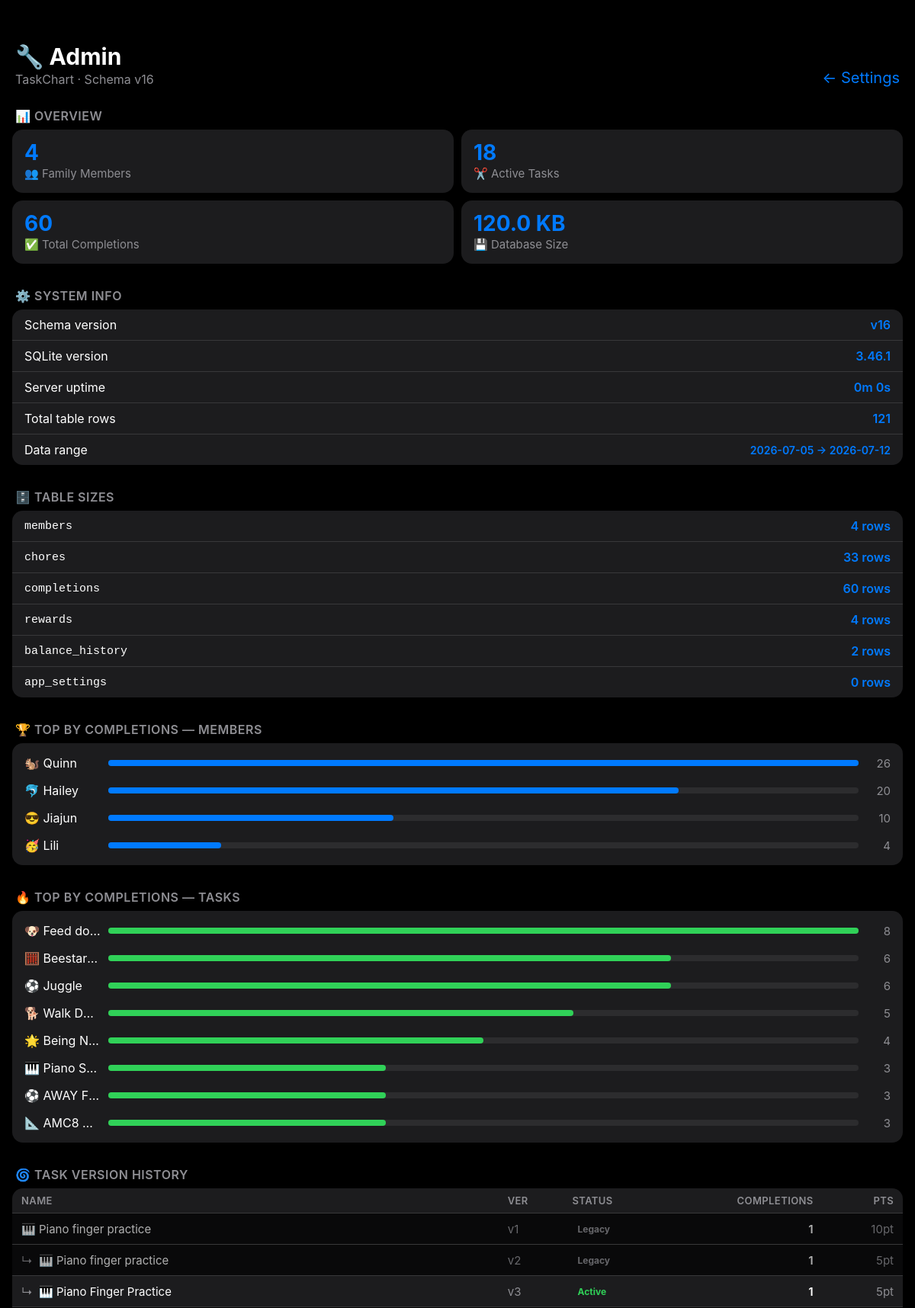
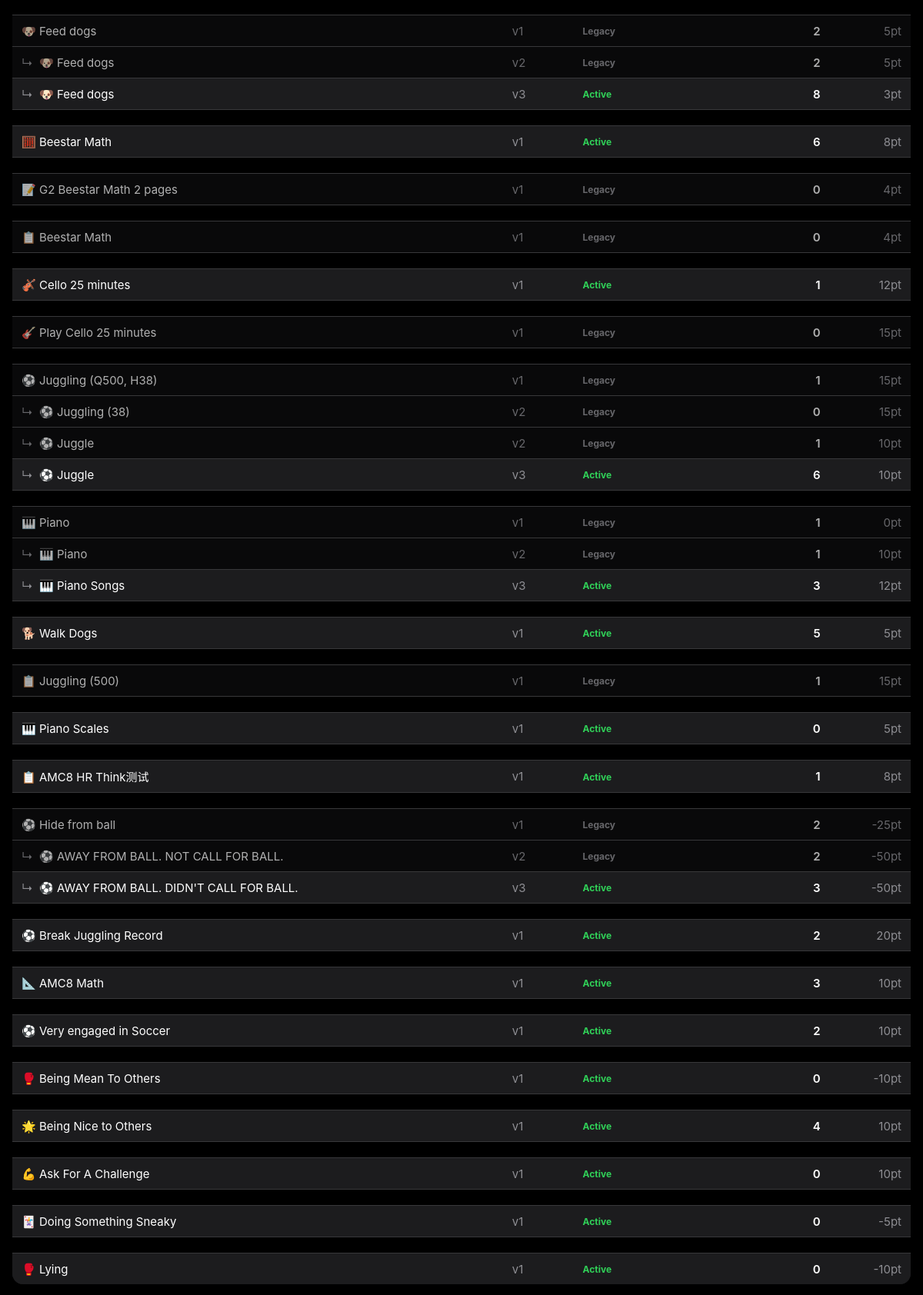
The page /admin (upper part) on the database its author committed (2 pictures, top to bottom).
### tables this page shows
CREATE TABLE members (
            id INTEGER PRIMARY KEY AUTOINCREMENT,
            name TEXT NOT NULL,
            avatar TEXT DEFAULT '🙂',
            color TEXT DEFAULT '#007AFF',
            sort_order INTEGER DEFAULT 0
        );

CREATE TABLE chores (
            id INTEGER PRIMARY KEY AUTOINCREMENT,
            name TEXT NOT NULL,
            icon TEXT DEFAULT '📋',
            points INTEGER DEFAULT 0,
            assignment_type TEXT DEFAULT 'everyone',
            schedule_type TEXT DEFAULT 'daily',
            schedule_days TEXT DEFAULT '[]',
            rotate_current_idx INTEGER DEFAULT 0,
            active INTEGER DEFAULT 1,
            sort_order INTEGER DEFAULT 0
        , parent_id INTEGER DEFAULT NULL, version    INTEGER DEFAULT 1, group_id INTEGER DEFAULT NULL, one_time INTEGER DEFAULT 0);

### app.py (the view)
@app.route('/admin')
def admin():
    conn = get_db()
    tables = ['members', 'chores', 'completions', 'rewards', 'balance_history', 'app_settings']
    row_counts = {t: conn.execute(f'SELECT COUNT(*) FROM {t}').fetchone()[0] for t in tables}
    row_counts['chores_active'] = conn.execute(
        'SELECT COUNT(*) FROM chores WHERE active=1').fetchone()[0]
    all_chores_raw = conn.execute('''
        SELECT c.*,
               (SELECT COUNT(*) FROM completions WHERE chore_id = c.id) AS completion_count
        FROM chores c
        ORDER BY COALESCE(c.parent_id, c.id), c.version, c.id
    ''').fetchall()
    all_chores = [dict(r) for r in all_chores_raw]
    chains_map = {}
    for c in all_chores:
        root = c['parent_id'] if c['parent_id'] else c['id']
        chains_map.setdefault(root, []).append(c)
    chore_chains = sorted(chains_map.values(), key=lambda lst: lst[0]['id'])
    recent = conn.execute('''
        SELECT m.name AS member_name, m.avatar AS member_avatar,
               c.name AS chore_name, c.icon AS chore_icon, cp.date
        FROM completions cp
        JOIN members m ON cp.member_id = m.id
        JOIN chores  c ON cp.chore_id  = c.id
        ORDER BY cp.date DESC, cp.id DESC
        LIMIT 30
    ''').fetchall()
    top_members = conn.execute('''
        SELECT m.name, m.avatar, m.color, COUNT(cp.id) AS total
        FROM members m LEFT JOIN completions cp ON m.id = cp.member_id
        GROUP BY m.id ORDER BY total DESC
    ''').fetchall()
    top_chores = conn.execute('''
        SELECT c.name, c.icon, COUNT(cp.id) AS total
        FROM chores c LEFT JOIN completions cp ON c.id = cp.chore_id
        WHERE c.active = 1
        GROUP BY c.id ORDER BY total DESC LIMIT 8
    ''').fetchall()
    date_range = conn.execute(
        'SELECT MIN(date) AS first_date, MAX(date) AS last_date FROM completions'
    ).fetchone()
    schema_v  = conn.execute('SELECT version FROM schema_version').fetchone()
    sqlite_v  = conn.execute('SELECT sqlite_version()').fetchone()[0]
    conn.close()
    db_size    = os.path.getsize(DB_PATH) if os.path.exists(DB_PATH) else 0
    uptime_sec = int(_time.time() - _server_start)
    uptime_str = (f"{uptime_sec // 3600}h {(uptime_sec % 3600) // 60}m"
                  if uptime_sec >= 3600 else f"{uptime_sec // 60}m {uptime_sec % 60}s")
    return render_template('admin.html',
        row_counts=row_counts,
        chore_chains=chore_chains,
        recent=[dict(r) for r in recent],
        top_members=[dict(r) for r in top_members],
        top_chores=[dict(r) for r in top_chores],
        date_range=dict(date_range) if date_range else {},
        schema_version=schema_v['version'] if schema_v else '?',
        sqlite_version=sqlite_v,
        db_size=format_bytes(db_size),
        db_size_raw=db_size,
        uptime=uptime_str,
    )

### app.py (called while the page is built)
def get_db():
    conn = sqlite3.connect(DB_PATH, timeout=10)
    conn.row_factory = sqlite3.Row
    conn.execute("PRAGMA journal_mode=WAL")
    conn.execute("PRAGMA busy_timeout=5000")
    conn.execute("PRAGMA foreign_keys=ON")
    return conn

def format_bytes(b):
    if b < 1024:       return f"{b} B"
    if b < 1048576:    return f"{b/1024:.1f} KB"
    return f"{b/1048576:.1f} MB"

### templates/admin.html (shortened to what this page needs)
{% extends "base.html" %}
{% set active_tab = "" %}
{% block content %}
<div class="admin-header">
    <div>
        <div class="admin-title">🔧 Admin</div>
        <div class="admin-sub">TaskChart · Schema v{{ schema_version }}</div>
    </div>
    <a href="/settings" class="back-link">← Settings</a>
</div>
<div class="section-label">📊 Overview</div>
<div class="stats-grid">
    <div class="stat-card">
        <div class="stat-value">{{ row_counts.get('members', 0) }}</div>
        <div class="stat-label">👥 Family Members</div>
    </div>
    <div class="stat-card">
        <div class="stat-value">{{ row_counts.get('chores_active', 0) }}</div>
        <div class="stat-label">✂️ Active Tasks</div>
    </div>
    <div class="stat-card">
        <div class="stat-value">{{ row_counts.get('completions', 0) }}</div>
        <div class="stat-label">✅ Total Completions</div>
    </div>
    <div class="stat-card">
        <div class="stat-value">{{ db_size }}</div>
        <div class="stat-label">💾 Database Size</div>
    </div>
</div>
<div class="section-label">⚙️ System Info</div>
<div class="card">
    <div class="sysinfo-row">
        <span>Schema version</span><span class="sysinfo-val">v{{ schema_version }}</span>
    </div>
    <div class="sysinfo-row">
        <span>SQLite version</span><span class="sysinfo-val">{{ sqlite_version }}</span>
    </div>
    <div class="sysinfo-row">
        <span>Server uptime</span><span class="sysinfo-val">{{ uptime }}</span>
    </div>
    <div class="sysinfo-row">
        <span>Total table rows</span>
        <span class="sysinfo-val">
            {% set total = row_counts.values() | sum %}{{ total }}
        </span>
    </div>
    {% if date_range.first_date %}
    <div class="sysinfo-row">
        <span>Data range</span>
        <span class="sysinfo-val" style="font-size:14px;">
            {{ date_range.first_date }} → {{ date_range.last_date }}
        </span>
    </div>
    {% endif %}
</div>
<div class="section-label">🗄️ Table Sizes</div>
<div class="card">
    {% for table, count in row_counts.items() %}
    {% if table != 'chores_active' %}
    <div class="sysinfo-row">
        <span style="font-family:monospace;font-size:15px;">{{ table }}</span>
        <span class="sysinfo-val">{{ count }} rows</span>
    </div>
    {% endif %}
    {% endfor %}
</div>
{% if top_members %}
{% set max_m = top_members[0].total or 1 %}
<div class="section-label">🏆 Top by Completions — Members</div>
<div class="card" style="padding:8px 0;">
    {% for m in top_members %}
    <div class="bar-row">
        <div class="bar-label">{{ m.avatar }} {{ m.name }}</div>
        <div class="bar-track">
            <div class="bar-fill" style="width:{{ (m.total / max_m * 100) | int }}%;"></div>
        </div>
        <div class="bar-count">{{ m.total }}</div>
    </div>
    {% endfor %}
</div>
{% endif %}
{% if top_chores %}
{% set max_c = top_chores[0].total or 1 %}
<div class="section-label">🔥 Top by Completions — Tasks</div>
<div class="card" style="padding:8px 0;">
    {% for c in top_chores %}
    <div class="bar-row">
        <div class="bar-label">{{ c.icon }} {{ c.name }}</div>
        <div class="bar-track">
            <div class="bar-fill"
                 style="width:{{ (c.total / max_c * 100) | int }}%; background:var(--green);"></div>
        </div>
        <div class="bar-count">{{ c.total }}</div>
    </div>
    {% endfor %}
</div>
{% endif %}
<div class="section-label">🌀 Task Version History</div>
<div class="card" style="overflow:hidden;">
<div style="overflow-x:auto;">
<table class="version-table">
    <thead>
        <tr>
            <th>Name</th>
            <th>Ver</th>
            <th>Status</th>
            <th style="text-align:right;">Completions</th>
            <th style="text-align:right;">Pts</th>
        </tr>
    </thead>
    <tbody>
    {% for chain in chore_chains %}
        {% for c in chain %}
        <tr class="{{ 'version-row-active' if c.active else 'version-row-legacy' }}">
            <td>
                {% if not loop.first %}
                <span style="color:var(--text3);margin-right:4px;">↳</span>
                {% endif %}
                {{ c.icon }} {{ c.name }}
            </td>
            <td style="color:var(--text3);">v{{ c.version or 1 }}</td>
            <td>
                {% if c.active %}
                <span class="version-badge badge-active">Active</span>
                {% else %}
                <span class="version-badge badge-legacy">Legacy</span>
                {% endif %}
            </td>
            <td style="text-align:right;font-weight:600;">{{ c.completion_count }}</td>
            <td style="text-align:right;color:var(--text3);">{{ c.points }}pt</td>
        </tr>
        {% endfor %}
        {% if not loop.last %}
        <tr class="chain-spacer"><td colspan="5"></td></tr>
        {% endif %}
    {% endfor %}
    </tbody>
</table>
</div>
</div>
{% endblock %}

### templates/base.html (style rules this page uses)
:root, [data-theme="dark"] { --bg: #000; --bg2: #1c1c1e; --bg3: #2c2c2e; --bg4: #3a3a3c; --text: #fff; --text2: rgba(235,235,245,.85); --text3: #8e8e93; --accent: #007AFF; --green: #30d158; --red: #ff453a; --red-bg-hi: rgba(255, 69, 58, 0.25); --red-bg-lo: rgba(255, 69, 58, 0.09); --red-border: rgba(255, 69, 58, 0.27); --yellow: #ffd60a; --border: #38383a; --tab-bg: rgba(28,28,30,.94); --shadow: rgba(0,0,0,.6); --input-bg: #1c1c1e; --check-bg: #30d158; --check-fg: #fff; --check-border: #38383a; }
* { box-sizing: border-box; margin: 0; padding: 0; -webkit-tap-highlight-color: transparent; }
body { background: var(--bg); color: var(--text); font-family: -apple-system, BlinkMacSystemFont, 'SF Pro Display', 'Helvetica Neue', Arial, sans-serif; font-size: 19px; min-height: 100vh; padding-bottom: calc(86px + env(safe-area-inset-bottom)); overflow-x: hidden; transition: background .3s, color .3s; }
.card { background: var(--bg2); border-radius: 14px; margin: 0 16px 16px; overflow: hidden; box-shadow: 0 1px 4px var(--shadow); transition: background .3s; }
.section-label { font-size: 16px; font-weight: 600; color: var(--text3); text-transform: uppercase; letter-spacing: .5px; padding: 16px 20px 8px; }
a { color: inherit; text-decoration: none; }

### templates/admin.html (style rules this page uses)
.admin-header { padding: 56px 20px 12px; display: flex; align-items: flex-end; justify-content: space-between; }
.admin-title { font-size: 30px; font-weight: 700; }
.admin-sub { font-size: 16px; color: var(--text3); margin-top: 2px; }
.back-link { color: var(--accent); font-size: 20px; text-decoration: none; }
.stats-grid { display: grid; grid-template-columns: 1fr 1fr; gap: 10px; margin: 0 16px 16px; }
.stat-card { background: var(--bg2); border-radius: 14px; padding: 16px; box-shadow: 0 1px 4px var(--shadow); }
.stat-value { font-size: 28px; font-weight: 700; color: var(--accent); line-height: 1; }
.stat-label { font-size: 15px; color: var(--text3); margin-top: 4px; }
.version-table { width: 100%; border-collapse: collapse; font-size: 15px; }
.version-table th { text-align: left; padding: 8px 12px; font-size: 13px; font-weight: 600; color: var(--text3); text-transform: uppercase; letter-spacing: .4px; border-bottom: 1px solid var(--border); }
.version-table td { padding: 10px 12px; border-bottom: 1px solid var(--border); vertical-align: middle; }
.version-table tr:last-child td { border-bottom: none; }
.version-row-active { background: var(--bg2); }
.version-row-legacy { background: var(--bg); opacity: .65; }
.version-badge { display: inline-block; font-size: 12px; font-weight: 700; padding: 2px 7px; border-radius: 10px; }
.badge-active { background: var(--green)22; color: var(--green); }
.badge-legacy { background: var(--text3)22; color: var(--text3); }
.chain-spacer { height: 8px; background: var(--bg); }
.bar-row { display: flex; align-items: center; gap: 10px; padding: 8px 16px; }
.bar-label { width: 100px; font-size: 16px; overflow: hidden; text-overflow: ellipsis; white-space: nowrap; }
.bar-track { flex: 1; height: 8px; background: var(--bg3); border-radius: 4px; }
.bar-fill { height: 100%; border-radius: 4px; background: var(--accent); transition: width .4s; }
.bar-count { font-size: 15px; color: var(--text3); min-width: 32px; text-align: right; }
.sysinfo-row { display: flex; justify-content: space-between; align-items: center; padding: 10px 16px; border-bottom: 1px solid var(--border); font-size: 16px; }
.sysinfo-row:last-child { border-bottom: none; }
.sysinfo-val { color: var(--accent); font-weight: 600; }

### rows shown on the page
members: avatar "🐿️", name "Quinn", {{ (m.total / max_m * 100) | int }} 100 (drawn), total "26"
members: avatar "🐬", name "Hailey", {{ (m.total / max_m * 100) | int }} 76 (drawn), total "20"
members: avatar "😎", name "Jiajun", {{ (m.total / max_m * 100) | int }} 38 (drawn), total "10"
members: avatar "🥳", name "Lili", {{ (m.total / max_m * 100) | int }} 15 (drawn), total "4"
chores: icon "🐶", name "Feed do…", {{ (c.total / max_c * 100) | int }} 100 (drawn), total "8", name "Feed dogs", version "3", active "Active", completion_count "8", points "3"
chores: icon "🧮", name "Beestar…", {{ (c.total / max_c * 100) | int }} 75 (drawn), total "6", name "Beestar Math", version "1", active "Active", completion_count "6", points "8"
chores: icon "⚽", name "Juggle", {{ (c.total / max_c * 100) | int }} 75 (drawn), total "6", version "3", active "Active", completion_count "6", points "10"
chores: icon "🐕", name "Walk D…", {{ (c.total / max_c * 100) | int }} 62 (drawn), total "5", name "Walk Dogs", version "1", active "Active", completion_count "5", points "5"
chores: icon "🌟", name "Being N…", {{ (c.total / max_c * 100) | int }} 50 (drawn), total "4", name "Being Nice to Others", version "1", active "Active", completion_count "4", points "10"
chores: icon "🎹", name "Piano S…", {{ (c.total / max_c * 100) | int }} 37 (drawn), total "3", name "Piano Songs", version "3", active "Active", completion_count "3", points "12"
chores: icon "⚽", name "AWAY F…", {{ (c.total / max_c * 100) | int }} 37 (drawn), total "3", name "AWAY FROM BALL. DIDN'T CALL FOR BALL.", version "3", active "Active", completion_count "3", points "-50"
chores: icon "📐", name "AMC8…", {{ (c.total / max_c * 100) | int }} 37 (drawn), total "3", name "AMC8 Math", version "1", active "Active", completion_count "3", points "10"
chores: icon "🎹", name "Piano finger practice", version "1", active "Legacy", completion_count "1", points "10"
chores: icon "🎹", name "Piano finger practice", version "2", active "Legacy", completion_count "1", points "5"
chores: icon "🎹", name "Piano Finger Practice", version "3", active "Active", completion_count "1", points "5"
chores: icon "🐶", name "Feed dogs", version "1", active "Legacy", completion_count "2", points "5"
chores: icon "🐶", name "Feed dogs", version "2", active "Legacy", completion_count "2", points "5"
chores: icon "📝", name "G2 Beestar Math 2 pages", version "1", active "Legacy", completion_count "0", points "4"
chores: icon "📋", name "Beestar Math", version "1", active "Legacy", completion_count "0", points "4"
chores: icon "🎻", name "Cello 25 minutes", version "1", active "Active", completion_count "1", points "12"
chores: icon "🎸", name "Play Cello 25 minutes", version "1", active "Legacy", completion_count "0", points "15"
chores: icon "⚽", name "Juggling (Q500, H38)", version "1", active "Legacy", completion_count "1", points "15"
chores: icon "⚽", name "Juggling (38)", version "2", active "Legacy", completion_count "0", points "15"
chores: icon "⚽", name "Juggle", version "2", active "Legacy", completion_count "1", points "10"
chores: icon "🎹", name "Piano", version "1", active "Legacy", completion_count "1", points "0"
chores: icon "🎹", name "Piano", version "2", active "Legacy", completion_count "1", points "10"
chores: icon "📋", name "Juggling (500)", version "1", active "Legacy", completion_count "1", points "15"
chores: icon "🎹", name "Piano Scales", version "1", active "Active", completion_count "0", points "5"
chores: icon "📋", name "AMC8 HR Think测试", version "1", active "Active", completion_count "1", points "8"
chores: icon "⚽", name "Hide from ball", version "1", active "Legacy", completion_count "2", points "-25"
chores: icon "⚽", name "AWAY FROM BALL. NOT CALL FOR BALL.", version "2", active "Legacy", completion_count "2", points "-50"
chores: icon "⚽", name "Break Juggling Record", version "1", active "Active", completion_count "2", points "20"
chores: icon "⚽", name "Very engaged in Soccer", version "1", active "Active", completion_count "2", points "10"
chores: icon "🥊", name "Being Mean To Others", version "1", active "Active", completion_count "0", points "-10"
chores: icon "💪", name "Ask For A Challenge", version "1", active "Active", completion_count "0", points "10"
chores: icon "🃏", name "Doing Something Sneaky", version "1", active "Active", completion_count "0", points "-5"
chores: icon "🥊", name "Lying", version "1", active "Active", completion_count "0", points "-10"

### other values the page prints
{{ schema_version }} "16"
{{ row_counts.get('members', 0) }} "4"
{{ row_counts.get('chores_active', 0) }} "18"
{{ row_counts.get('completions', 0) }} "60"
{{ db_size }} "120.0 KB"
{{ sqlite_version }} "3.46.1"
{{ uptime }} "0m 0s"
{{ total }} "121"
{{ date_range.first_date }} "2026-07-05"
{{ date_range.last_date }} "2026-07-12"
{{ table }} "members" "chores" "completions" "rewards" "balance_history" "app_settings"
{{ count }} "4" "33" "60" "4" "2" "0"
